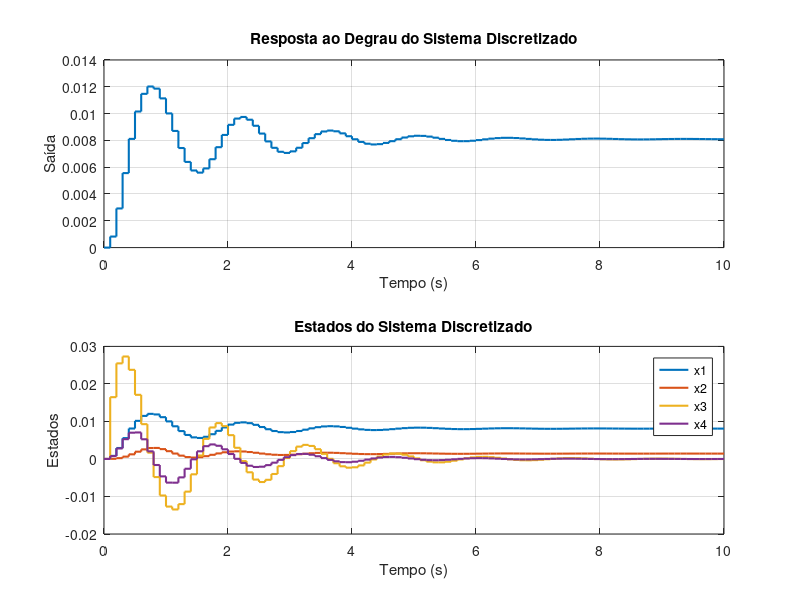
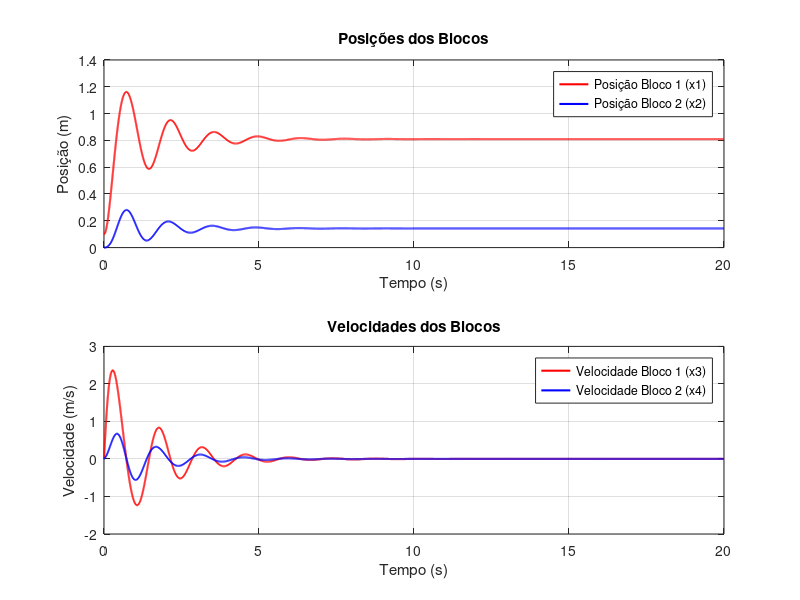

Write MATLAB code to recreate these figures, in order.

% Definir as matrizes do sistema contínuo
A = [0   0    1    0;
     0   0    0    1;
    -30  30  -3    3;
     7.5 -42.5 0.75 -2.25];

B = [0;
     0;
     0.2;
     0];

C = [1 0 0 0];

D = 0;

% Período de amostragem
T = 0.1;

% Matriz identidade
I = eye(size(A));

% Aplicar a transformada bilinear para obter as matrizes discretas
A_d = (I - (T/2) * A) \ (I + (T/2) * A);
B_d = (I - (T/2) * A) \ (T * B);

% C e D permanecem os mesmos
C_d = C;
D_d = D;

% Criar o sistema discreto no espaço de estados
sys_d = ss(A_d, B_d, C_d, D_d, T);

t = 0:T:10;
u = ones(size(t));
% Usar lsim para obter a resposta do sistema e os estados
[y, t, x] = lsim(sys_d, u, t);

% Plotar a resposta ao degrau
figure;
subplot(2, 1, 1);
stairs(t, y, 'LineWidth', 1.5);
title('Resposta ao Degrau do Sistema Discretizado');
xlabel('Tempo (s)');
ylabel('Saída');
grid on;

% Plotar os estados individuais
subplot(2, 1, 2);
stairs(t, x, 'LineWidth', 1.5);
title('Estados do Sistema Discretizado');
xlabel('Tempo (s)');
ylabel('Estados');
legend('x1', 'x2', 'x3', 'x4');
grid on;

%%

% Definir as matrizes do sistema contínuo
A = [0   0    1    0;
     0   0    0    1;
    -30  30  -3    3;
     7.5 -42.5 0.75 -2.25];

B = [0;
     0;
     0.2;
     0];

C = [1 0 0 0];

D = 0;

% Período de amostragem
T = 0.001;

% Matriz identidade
I = eye(size(A));

% Aplicar a transformada bilinear para obter as matrizes discretas
A_d = (I - (T/2) * A) \ (I + (T/2) * A);
B_d = (I - (T/2) * A) \ (T * B);

% C e D permanecem os mesmos
C_d = C;
D_d = D;

% Criar o sistema discreto no espaço de estados
sys_d = ss(A_d, B_d, C_d, D_d, T);

% Vetor de tempo e entrada degrau
t = 0:T:20;
u = ones(size(t)) * 100;

% Simular a resposta do sistema discretizado

x_zero = [0.1; 0; 0; 0;];

[y, t, x] = lsim(sys_d, u, t, x_zero);

% Plotar as posições juntas em um gráfico
figure;
subplot(2, 1, 1);
stairs(t, x(:, 1), 'r', 'LineWidth', 1.5); hold on;
stairs(t, x(:, 2), 'b', 'LineWidth', 1.5);
title('Posições dos Blocos');
xlabel('Tempo (s)');
ylabel('Posição (m)');
legend('Posição Bloco 1 (x1)', 'Posição Bloco 2 (x2)');
grid on;
hold off;

% Plotar as velocidades juntas em um gráfico
subplot(2, 1, 2);
stairs(t, x(:, 3), 'r', 'LineWidth', 1.5); hold on;
stairs(t, x(:, 4), 'b', 'LineWidth', 1.5);
title('Velocidades dos Blocos');
xlabel('Tempo (s)');
ylabel('Velocidade (m/s)');
legend('Velocidade Bloco 1 (x3)', 'Velocidade Bloco 2 (x4)');
grid on;
hold off;
